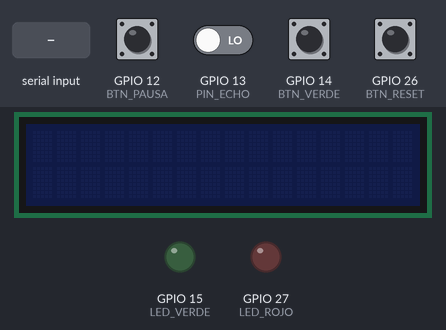
Bench run of a sketch on a simulated ESP32. On the bench: 16×2 character LCD, output pins drawn as LEDs (lit = HIGH). Dashed ring = blinking. Inputs (shaded band) come from the test bench; at power-on: GPIO 12 (BTN_PAUSA), GPIO 14 (BTN_VERDE), GPIO 26 (BTN_RESET) HIGH, GPIO 13 (PIN_ECHO) LOW. Pins used as bus, display or sensor lines are not drawn; what the sketch prints to the serial monitor is not drawn.

Above: at 1.2 s.
1.3 s: GPIO 14 (BTN_VERDE) pulled LOW for 1 s
At 1.94 s:
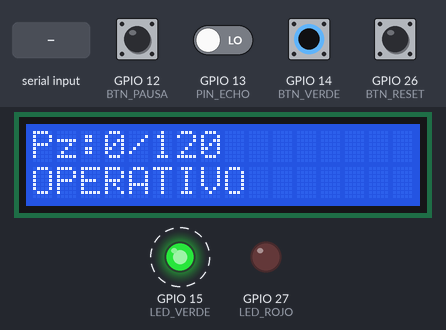
3.8 s: "META:90\n" received over Serial
At 5.0 s:
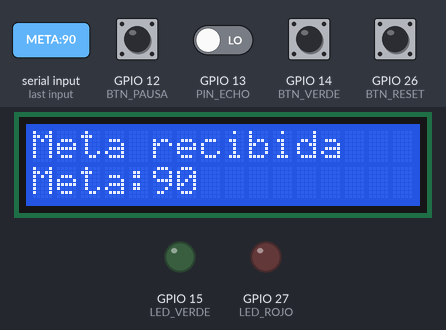
5.3 s: GPIO 14 (BTN_VERDE) pulled LOW for 0.15 s
At 5.8 s:
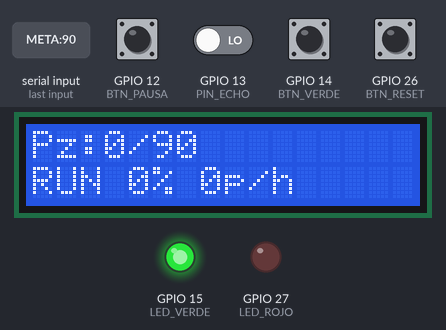
6.9 s: GPIO 12 (BTN_PAUSA) pulled LOW for 1 s
At 8.6 s:
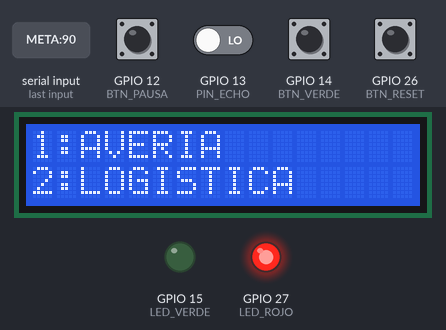
9.5 s: GPIO 26 (BTN_RESET) pulled LOW for 0.15 s
At 10.5 s:
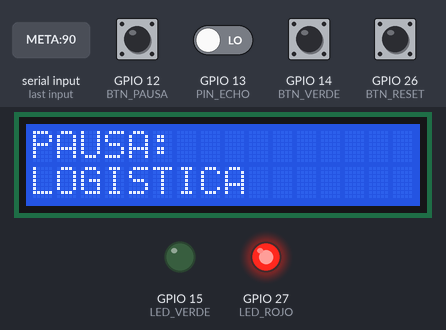
11.1 s: GPIO 12 (BTN_PAUSA) pulled LOW for 0.15 s
At 11.32 s:
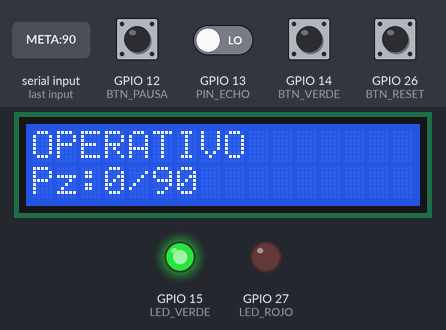
Timing chart, 0 to 14.0 s (numbered marks = the images above; inputs shaded):
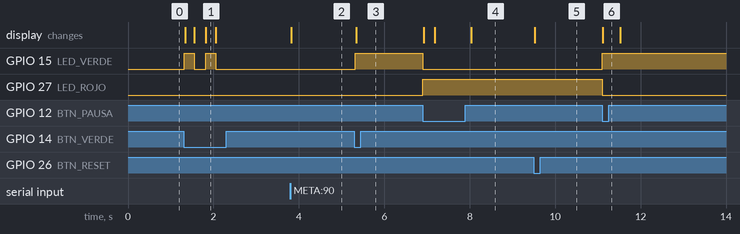

The sketch:

produccion_oee_i8.ino
```cpp
#include <Wire.h>
#include <LiquidCrystal_I2C.h>

// =======================================================
// PROYECTO I8 - CONTROL DE PRODUCCIÓN OEE
// ESP32 + HC-SR04 + LCD I2C + BOTONES + LEDS
// PAUSAS: 1 AVERIA / 2 LOGISTICA
// SIN SERVO
// =======================================================

// -------------------- PINES --------------------
const int PIN_TRIG = 5;
const int PIN_ECHO = 13;

const int BTN_VERDE = 14;   // Verde: ON/OFF o seleccionar AVERIA
const int BTN_PAUSA = 12;   // Amarillo: PAUSA / REANUDAR
const int BTN_RESET = 26;   // Rojo: RESET o seleccionar LOGISTICA

const int LED_VERDE = 15;
const int LED_ROJO = 27;

// -------------------- LCD --------------------
LiquidCrystal_I2C lcd(0x27, 16, 2);

// -------------------- VARIABLES --------------------
bool maquinaEncendida = false;
bool maquinaPausada = false;
bool esperandoMotivoParada = false;

String motivoParada = "NINGUNA";

unsigned long piezas = 0;
int metaPedido = 120;

float distanciaCm = 0.0;
bool piezaPresente = false;

// Calibración de tu maqueta
const float UMBRAL_DETECCION_CM = 8.5;
const float UMBRAL_LIBERACION_CM = 10.0;

const unsigned long ANTIRREBOTE_PIEZA_MS = 700;
unsigned long ultimoConteoMs = 0;

unsigned long inicioTurno = 0;
unsigned long inicioPausa = 0;
unsigned long tiempoPausaAcumulado = 0;

unsigned long ultimoTriggerMs = 0;
unsigned long ultimaPantallaMs = 0;
unsigned long ultimoSerialMs = 0;

unsigned long ultimoBotonVerdeMs = 0;
unsigned long ultimoBotonPausaMs = 0;
unsigned long ultimoBotonResetMs = 0;

const unsigned long DEBOUNCE_MS = 250;

// -------------------- SENSOR --------------------
volatile unsigned long echoInicio = 0;
volatile unsigned long echoDuracion = 0;
volatile bool nuevaMedicion = false;

// =======================================================
// INTERRUPCIÓN DEL HC-SR04
// =======================================================
void IRAM_ATTR interrupcionEcho() {
  if (digitalRead(PIN_ECHO) == HIGH) {
    echoInicio = micros();
  } else {
    echoDuracion = micros() - echoInicio;
    nuevaMedicion = true;
  }
}

// =======================================================
// ESTADO PARA PYTHON
// =======================================================
String obtenerEstadoMaquina() {
  if (!maquinaEncendida) {
    return "APAGADO";
  }

  if (maquinaPausada) {
    return "PAUSA";
  }

  return "OPERATIVO";
}

// =======================================================
// LCD - MENÚ DE PAUSA
// =======================================================
void mostrarMenuParada() {
  lcd.backlight();
  lcd.clear();

  lcd.setCursor(0, 0);
  lcd.print("1:AVERIA");

  lcd.setCursor(0, 1);
  lcd.print("2:LOGISTICA");
}

void seleccionarMotivoParada(String motivo) {
  if (!maquinaEncendida || !maquinaPausada) {
    return;
  }

  motivoParada = motivo;
  esperandoMotivoParada = false;

  lcd.clear();
  lcd.setCursor(0, 0);
  lcd.print("PAUSA:");

  lcd.setCursor(0, 1);
  lcd.print(motivoParada);

  Serial.print("PARADA_SELECCIONADA,motivo=");
  Serial.println(motivoParada);
}

// =======================================================
// RECIBIR COMANDOS DESDE PYTHON
// Acepta:
// META:20
// META=20
// PARADA:AVERIA
// PARADA:LOGISTICA
// =======================================================
void leerComandosPython() {
  while (Serial.available() > 0) {
    String comando = Serial.readStringUntil('\n');
    comando.trim();

    if (comando.length() == 0) {
      continue;
    }

    if (comando.startsWith("META:") || comando.startsWith("META=")) {
      int nuevaMeta = comando.substring(5).toInt();

      if (nuevaMeta > 0) {
        metaPedido = nuevaMeta;

        piezas = 0;
        piezaPresente = false;
        ultimoConteoMs = 0;

        inicioTurno = millis();
        tiempoPausaAcumulado = 0;
        motivoParada = "NINGUNA";
        esperandoMotivoParada = false;

        lcd.backlight();
        lcd.clear();

        lcd.setCursor(0, 0);
        lcd.print("Meta recibida");

        lcd.setCursor(0, 1);
        lcd.print("Meta:");
        lcd.print(metaPedido);

        Serial.print("META_OK,meta=");
        Serial.println(metaPedido);

        delay(1000);
      }
    }

    if (comando.startsWith("PARADA:") || comando.startsWith("PARADA=")) {
      String motivo = comando.substring(7);
      motivo.trim();
      motivo.toUpperCase();

      if (motivo.indexOf("AVER") >= 0) {
        seleccionarMotivoParada("AVERIA");
      }

      if (motivo.indexOf("LOG") >= 0) {
        seleccionarMotivoParada("LOGISTICA");
      }
    }
  }
}

// =======================================================
// SENSOR ULTRASÓNICO
// =======================================================
void lanzarPulsoUltrasonico() {
  digitalWrite(PIN_TRIG, LOW);
  delayMicroseconds(2);

  digitalWrite(PIN_TRIG, HIGH);
  delayMicroseconds(10);

  digitalWrite(PIN_TRIG, LOW);
}

void procesarSensor() {
  // Bloquea el conteo cuando está apagado o en pausa
  if (!maquinaEncendida || maquinaPausada) {
    return;
  }

  if (nuevaMedicion) {
    noInterrupts();
    unsigned long duracion = echoDuracion;
    nuevaMedicion = false;
    interrupts();

    distanciaCm = (duracion * 0.0343) / 2.0;

    // Filtro de lecturas falsas
    if (distanciaCm < 2.0 || distanciaCm > 80.0) {
      return;
    }

    // Detecta pieza cuando está cerca
    if (distanciaCm <= UMBRAL_DETECCION_CM && !piezaPresente) {
      if (millis() - ultimoConteoMs >= ANTIRREBOTE_PIEZA_MS) {
        piezas++;
        piezaPresente = true;
        ultimoConteoMs = millis();

        Serial.print("PIEZA DETECTADA | Total: ");
        Serial.println(piezas);
      }
    }

    // Libera el sensor cuando la pieza se aleja
    if (distanciaCm >= UMBRAL_LIBERACION_CM) {
      piezaPresente = false;
    }
  }
}

// =======================================================
// CÁLCULOS OEE
// =======================================================
unsigned long tiempoTotalMs() {
  if (!maquinaEncendida) {
    return 0;
  }

  return millis() - inicioTurno;
}

unsigned long tiempoProductivoMs() {
  if (!maquinaEncendida) {
    return 0;
  }

  unsigned long total = tiempoTotalMs();
  unsigned long pausa = tiempoPausaAcumulado;

  if (maquinaPausada) {
    pausa += millis() - inicioPausa;
  }

  if (pausa >= total) {
    return 0;
  }

  return total - pausa;
}

float calcularTasaHora() {
  float horas = (float)tiempoProductivoMs() / 3600000.0;

  if (horas <= 0.0) {
    return 0.0;
  }

  return (float)piezas / horas;
}

float calcularDisponibilidad() {
  unsigned long total = tiempoTotalMs();

  if (total == 0) {
    return 0.0;
  }

  return (float)tiempoProductivoMs() / (float)total;
}

float calcularRendimiento() {
  float tasa = calcularTasaHora();
  float rendimiento = tasa / 120.0;

  if (rendimiento > 1.0) {
    rendimiento = 1.0;
  }

  if (rendimiento < 0.0) {
    rendimiento = 0.0;
  }

  return rendimiento;
}

float calcularOEE() {
  return calcularDisponibilidad() * calcularRendimiento();
}

float calcularPorcentajeCumplimiento() {
  if (metaPedido <= 0) {
    return 0.0;
  }

  float porcentaje = ((float)piezas / (float)metaPedido) * 100.0;

  if (porcentaje > 100.0) {
    porcentaje = 100.0;
  }

  return porcentaje;
}

// =======================================================
// ENCENDER / APAGAR / PAUSA
// =======================================================
void prenderMaquina() {
  maquinaEncendida = true;
  maquinaPausada = false;
  esperandoMotivoParada = false;
  motivoParada = "NINGUNA";

  piezas = 0;
  distanciaCm = 0.0;
  piezaPresente = false;
  nuevaMedicion = false;

  inicioTurno = millis();
  inicioPausa = 0;
  tiempoPausaAcumulado = 0;
  ultimoConteoMs = 0;

  lcd.backlight();
  lcd.clear();

  lcd.setCursor(0, 0);
  lcd.print("Pz:0/");
  lcd.print(metaPedido);

  lcd.setCursor(0, 1);
  lcd.print("OPERATIVO");

  digitalWrite(LED_VERDE, HIGH);
  digitalWrite(LED_ROJO, LOW);

  Serial.println("MAQUINA ENCENDIDA");
}

void apagarMaquina() {
  maquinaEncendida = false;
  maquinaPausada = false;
  esperandoMotivoParada = false;
  motivoParada = "NINGUNA";

  piezas = 0;
  distanciaCm = 0.0;
  piezaPresente = false;
  nuevaMedicion = false;

  digitalWrite(LED_VERDE, LOW);
  digitalWrite(LED_ROJO, LOW);

  lcd.clear();
  lcd.noBacklight();

  Serial.println("MAQUINA APAGADA");
}

void entrarEnPausa() {
  maquinaPausada = true;
  esperandoMotivoParada = true;
  motivoParada = "SELECCIONAR";

  inicioPausa = millis();

  digitalWrite(LED_VERDE, LOW);
  digitalWrite(LED_ROJO, HIGH);

  mostrarMenuParada();

  Serial.println("MAQUINA EN PAUSA");
  Serial.println("MENU_PARADA,1=AVERIA,2=LOGISTICA");
}

void reanudarMaquina() {
  if (esperandoMotivoParada) {
    lcd.clear();

    lcd.setCursor(0, 0);
    lcd.print("Elija motivo:");

    lcd.setCursor(0, 1);
    lcd.print("1 Aver 2 Log");

    delay(800);
    mostrarMenuParada();
    return;
  }

  maquinaPausada = false;

  tiempoPausaAcumulado += millis() - inicioPausa;
  inicioPausa = 0;

  digitalWrite(LED_VERDE, HIGH);
  digitalWrite(LED_ROJO, LOW);

  lcd.clear();

  lcd.setCursor(0, 0);
  lcd.print("OPERATIVO");

  lcd.setCursor(0, 1);
  lcd.print("Pz:");
  lcd.print(piezas);
  lcd.print("/");
  lcd.print(metaPedido);

  Serial.println("MAQUINA REANUDADA");
}

// =======================================================
// BOTONES
// =======================================================
void leerBotones() {
  // Botón verde
  if (digitalRead(BTN_VERDE) == LOW && millis() - ultimoBotonVerdeMs > DEBOUNCE_MS) {
    ultimoBotonVerdeMs = millis();

    // Si está en el menú de pausa, verde selecciona AVERIA
    if (maquinaEncendida && maquinaPausada && esperandoMotivoParada) {
      seleccionarMotivoParada("AVERIA");
    } else {
      if (maquinaEncendida) {
        apagarMaquina();
      } else {
        prenderMaquina();
      }
    }
  }

  // Botón amarillo
  if (digitalRead(BTN_PAUSA) == LOW && millis() - ultimoBotonPausaMs > DEBOUNCE_MS) {
    ultimoBotonPausaMs = millis();

    if (maquinaEncendida) {
      if (!maquinaPausada) {
        entrarEnPausa();
      } else {
        reanudarMaquina();
      }
    }
  }

  // Botón rojo
  if (digitalRead(BTN_RESET) == LOW && millis() - ultimoBotonResetMs > DEBOUNCE_MS) {
    ultimoBotonResetMs = millis();

    // Si está en el menú de pausa, rojo selecciona LOGISTICA
    if (maquinaEncendida && maquinaPausada && esperandoMotivoParada) {
      seleccionarMotivoParada("LOGISTICA");
    } else {
      if (maquinaEncendida && !maquinaPausada) {
        piezas = 0;
        piezaPresente = false;

        inicioTurno = millis();
        tiempoPausaAcumulado = 0;
        motivoParada = "NINGUNA";

        lcd.clear();

        lcd.setCursor(0, 0);
        lcd.print("Conteo reset");

        lcd.setCursor(0, 1);
        lcd.print("Meta:");
        lcd.print(metaPedido);

        Serial.println("RESET DE CONTEO");
      }
    }
  }
}

// =======================================================
// SEMÁFORO
// =======================================================
void actualizarSemaforo() {
  if (!maquinaEncendida) {
    digitalWrite(LED_VERDE, LOW);
    digitalWrite(LED_ROJO, LOW);
    return;
  }

  if (maquinaPausada) {
    digitalWrite(LED_VERDE, LOW);
    digitalWrite(LED_ROJO, HIGH);
    return;
  }

  float tasa = calcularTasaHora();

  if (tasa >= 120.0 || piezas == 0) {
    digitalWrite(LED_VERDE, HIGH);
    digitalWrite(LED_ROJO, LOW);
  } else {
    digitalWrite(LED_VERDE, LOW);
    digitalWrite(LED_ROJO, HIGH);
  }
}

// =======================================================
// LCD
// =======================================================
void actualizarLCD() {
  if (!maquinaEncendida) {
    return;
  }

  if (maquinaPausada) {
    if (esperandoMotivoParada) {
      mostrarMenuParada();
    } else {
      lcd.clear();

      lcd.setCursor(0, 0);
      lcd.print("PAUSA:");

      lcd.setCursor(0, 1);
      lcd.print(motivoParada);
    }

    return;
  }

  lcd.clear();

  lcd.setCursor(0, 0);
  lcd.print("Pz:");
  lcd.print(piezas);
  lcd.print("/");
  lcd.print(metaPedido);

  lcd.setCursor(0, 1);
  lcd.print("RUN ");
  lcd.print(calcularPorcentajeCumplimiento(), 0);
  lcd.print("% ");
  lcd.print(calcularTasaHora(), 0);
  lcd.print("p/h");
}

// =======================================================
// SERIAL PARA PYTHON
// =======================================================
void enviarSerial() {
  Serial.print("DATA,");
  Serial.print("estado=");
  Serial.print(obtenerEstadoMaquina());
  Serial.print(",motivo=");
  Serial.print(motivoParada);
  Serial.print(",piezas=");
  Serial.print(piezas);
  Serial.print(",meta=");
  Serial.print(metaPedido);
  Serial.print(",distancia=");
  Serial.print(distanciaCm, 1);
  Serial.print(",tasa_h=");
  Serial.print(calcularTasaHora(), 1);
  Serial.print(",porcentaje=");
  Serial.print(calcularPorcentajeCumplimiento(), 1);
  Serial.print(",disponibilidad=");
  Serial.print(calcularDisponibilidad() * 100.0, 1);
  Serial.print(",rendimiento=");
  Serial.print(calcularRendimiento() * 100.0, 1);
  Serial.print(",OEE=");
  Serial.print(calcularOEE() * 100.0, 1);
  Serial.println("%");
}

// =======================================================
// SETUP
// =======================================================
void setup() {
  Serial.begin(115200);
  Serial.setTimeout(50);

  pinMode(PIN_TRIG, OUTPUT);
  pinMode(PIN_ECHO, INPUT);

  pinMode(BTN_VERDE, INPUT_PULLUP);
  pinMode(BTN_PAUSA, INPUT_PULLUP);
  pinMode(BTN_RESET, INPUT_PULLUP);

  pinMode(LED_VERDE, OUTPUT);
  pinMode(LED_ROJO, OUTPUT);

  digitalWrite(LED_VERDE, LOW);
  digitalWrite(LED_ROJO, LOW);

  Wire.begin(21, 22);

  lcd.init();
  lcd.clear();
  lcd.noBacklight();

  attachInterrupt(digitalPinToInterrupt(PIN_ECHO), interrupcionEcho, CHANGE);

  Serial.println("Sistema apagado.");
  Serial.println("Boton verde: ON/OFF o AVERIA.");
  Serial.println("Boton amarillo: PAUSA/REANUDAR.");
  Serial.println("Boton rojo: RESET o LOGISTICA.");
}

// =======================================================
// LOOP
// =======================================================
void loop() {
  leerComandosPython();

  leerBotones();

  if (maquinaEncendida) {
    if (millis() - ultimoTriggerMs >= 120) {
      ultimoTriggerMs = millis();
      lanzarPulsoUltrasonico();
    }

    procesarSensor();
    actualizarSemaforo();

    if (millis() - ultimaPantallaMs >= 700) {
      ultimaPantallaMs = millis();
      actualizarLCD();
    }
  }

  if (millis() - ultimoSerialMs >= 1000) {
    ultimoSerialMs = millis();
    enviarSerial();
  }
}
```

Measured:
- after the input at 1.3 s, GPIO 15 (LED_VERDE): alternates HIGH for 0.23 s and LOW for 0.27 s, 4 changes in all, then stays LOW, starting at once; the display: first changes at once (image 1 shows a later state)
- after the input at 3.8 s, the display: changes at once (image 2)
- after the input at 5.3 s, GPIO 15 (LED_VERDE): LOW → HIGH at once; the display: changes at once (image 3)
- after the input at 6.9 s, GPIO 15 (LED_VERDE): HIGH → LOW at once; GPIO 27 (LED_ROJO): LOW → HIGH at once; the display: changes at once (image 4)
- after the input at 9.5 s, the display: changes at once (image 5)
- after the input at 11.1 s, GPIO 15 (LED_VERDE): LOW → HIGH at once; GPIO 27 (LED_ROJO): HIGH → LOW at once; the display: changes at once (image 6)
